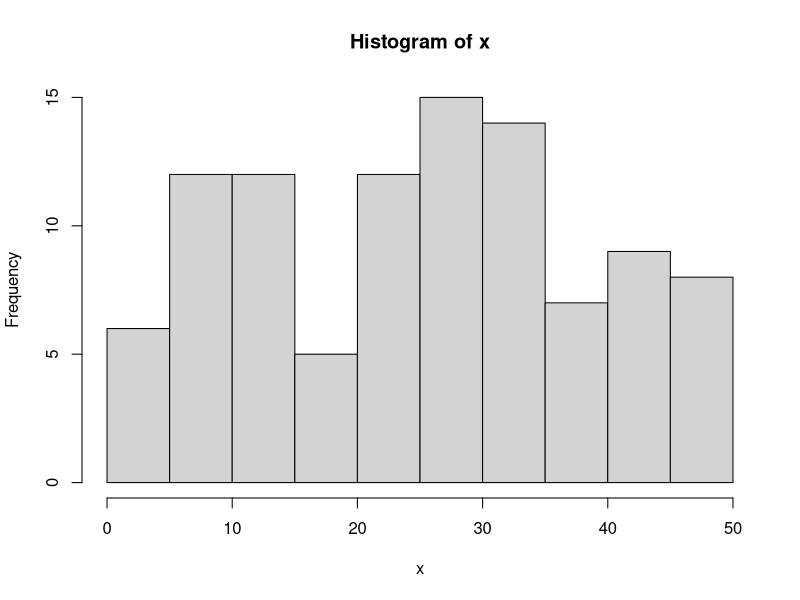

Recreate this plot in R.
## ---- chunk 1
knitr::opts_chunk$set(message=FALSE, echo = TRUE, tidy.opts=list(width.cutoff=60)) 
## ---- chunk 2
set.seed(123)
## ---- chunk 3
x = sample(1:50, 100, replace=T)
hist(x)
## ---- chunk 4
m = mean(x)
s = sd(x)

zs = (x - m)/s
## ---- chunk 5
summary(x)
## ---- chunk 6
summary(zs)
## ---- chunk 7
scale(x)
## ---- chunk 8
sc_zs = scale(x)[,1]
summary(sc_zs)
